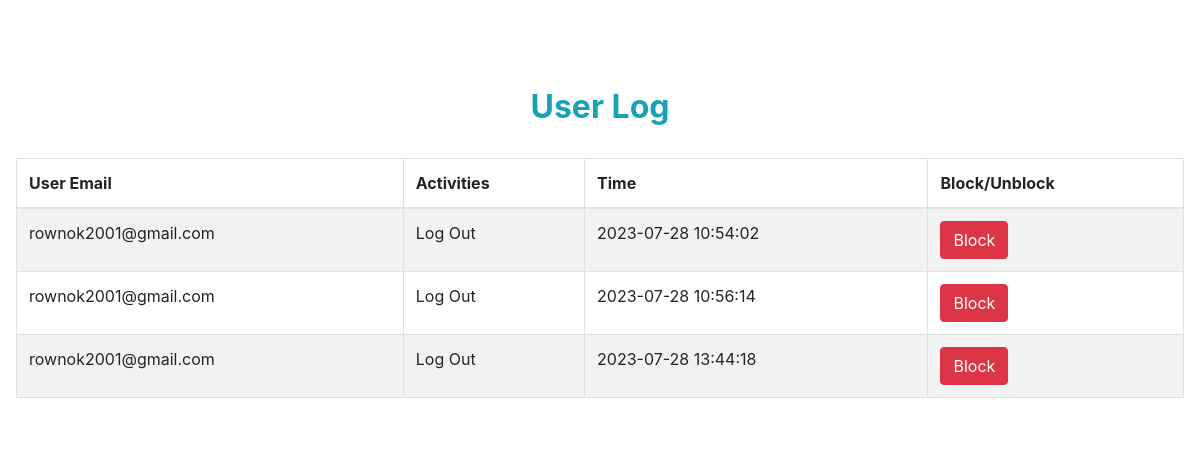
The app's page /userlog.php (signed in), older data.
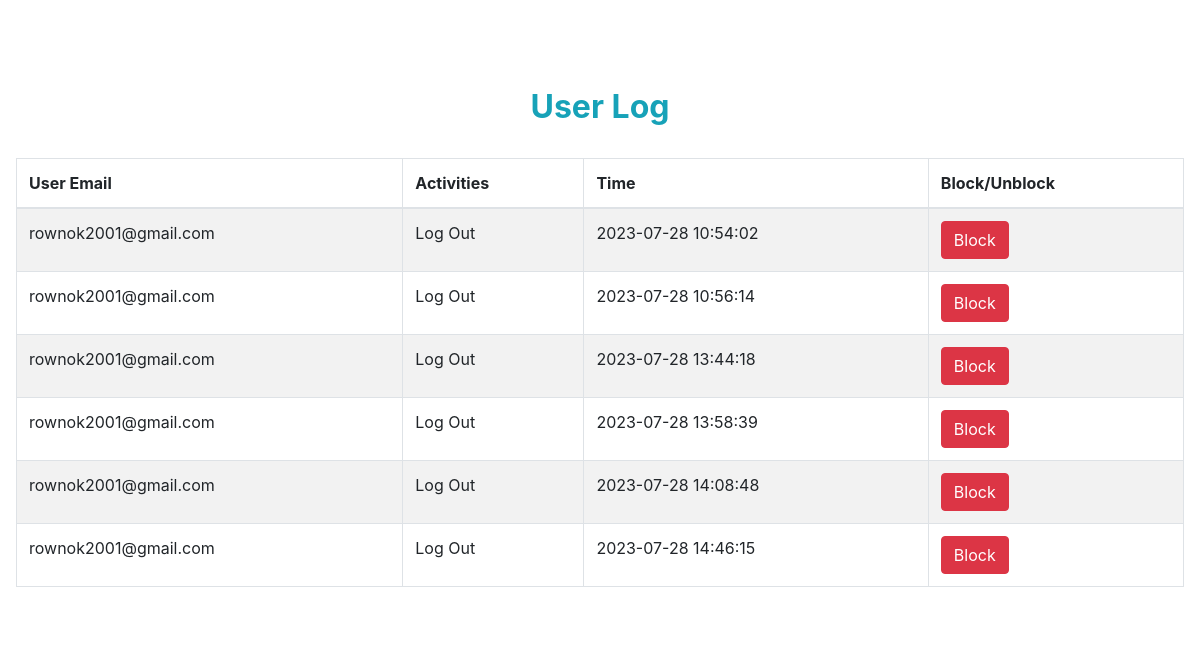
The same page, newer data.
### tables this page shows
CREATE TABLE `log` (
  `id` int(10) NOT NULL,
  `email` varchar(50) NOT NULL,
  `activity` varchar(50) NOT NULL,
  `time` timestamp NOT NULL DEFAULT current_timestamp() ON UPDATE current_timestamp()
);

### userlog.php (the view, shortened to what this page needs)
<!DOCTYPE html>
<html lang="en">
<head>
    <link rel="stylesheet" href="https://cdnjs.cloudflare.com/ajax/libs/twitter-bootstrap/4.5.2/css/bootstrap.css">
    <link rel="stylesheet" href="https://cdn.datatables.net/1.10.23/css/dataTables.bootstrap4.min.css">
</head>
<body>
    <div class="p-3 mb-5 bg-white rounded">
        <h2 class="text-center p-4 text-capitalize text-info top mt-5"><strong>User log</strong></h2>
        <table id="example" class="table table-striped table-bordered" style="width:100%">
            <thead>
                <tr>
                    <th>User Email</th>
                    <th>Activities</th>
                    <th>Time</th>
                    <th>Block/Unblock</th>
                </tr>
            </thead>
            <tbody>
                <?php
                include '_dbconnect.php';
                $sql = "SELECT *  FROM log";
                $result = mysqli_query($con, $sql);
                $num1 = mysqli_num_rows($result);
                if ($num1 > 0) {
                    while ($row = $result->fetch_assoc()) {
                        $u_email=$row["email"];
                ?>
                        <tr>
                            <td> <?php echo $row["email"] ?></td>
                            <td> <?php echo $row["activity"] ?></td>
                            <td> <?php echo $row["time"] ?></td>
                            <?php
                            $sql2 = "SELECT * FROM user where email='$u_email';";
                            $result2 = mysqli_query($con, $sql2);
                            while ($row2 = $result2->fetch_assoc()) {
                                $block= $row2["block"];
                            }
                            ?>
                            <?php if($block=="no"){ ?>
                            <td> <a class="btn btn-danger" href="block.php?id=<?php echo urlencode($row['email'])?>">Block</a> </td>
                            <?php }?>
                        </tr>
                <?php
                    }
                }
                ?>
            </tbody>
        </table>
    </div>
</body>
</html>

Row changes from the older to the newer data that the page shows:
added log: email "rownok2001@gmail.com", activity "Log Out", time "2023-07-28 13:58:39"
added log: email "rownok2001@gmail.com", activity "Log Out", time "2023-07-28 14:08:48"
added log: email "rownok2001@gmail.com", activity "Log Out", time "2023-07-28 14:46:15"
